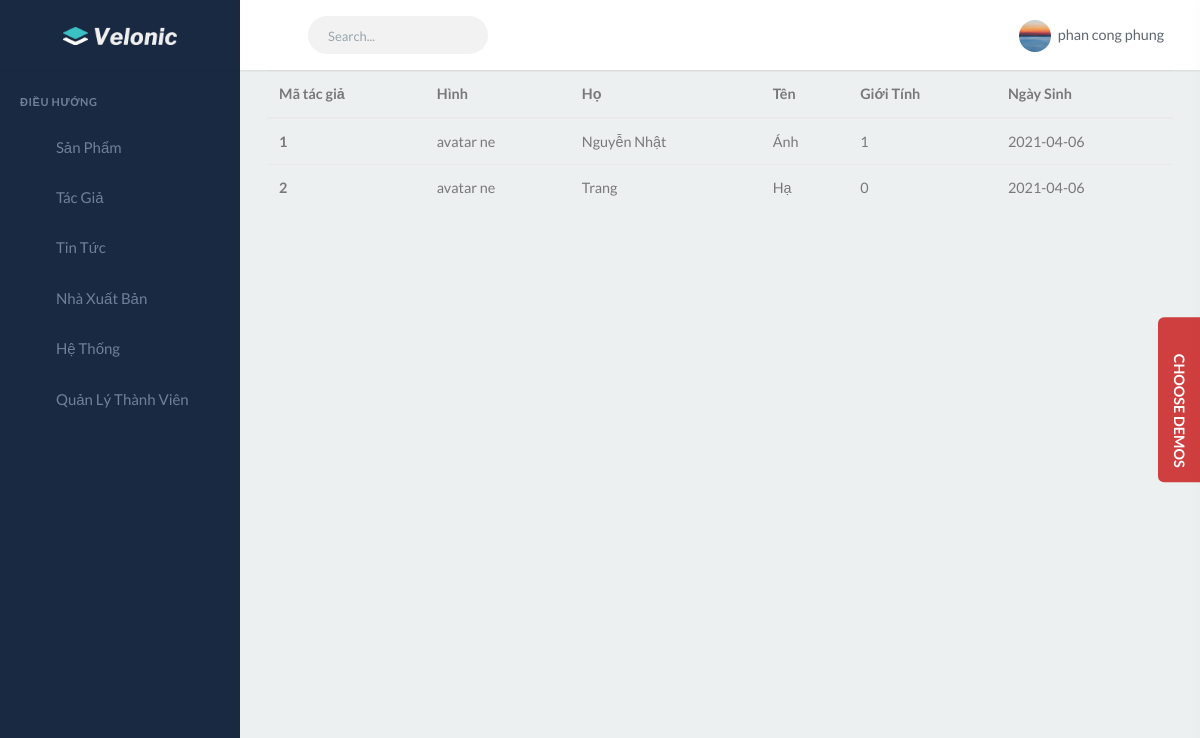
Screenshot of /?action=admin-author (signed in) with the database file from the repository.
### tables this page shows
CREATE TABLE `author` (
  `id` int(9) NOT NULL,
  `avatar` varchar(255) NOT NULL,
  `firstName` varchar(255) NOT NULL,
  `lastName` varchar(255) NOT NULL,
  `gender` int(9) NOT NULL,
  `birthday` date NOT NULL,
  `created_at` datetime NOT NULL,
  `updated_at` datetime NOT NULL
);

### views/admin/AdminView.php (called while the page is built, shortened)
<?php
class AdminView
{
    public function author($authorItem)
    {
        require_once("templates/admin/author/index.php");
    }
}

### controllers/AdminController.php (called while the page is built, shortened)
<?php
class AdminController
{
    public function author()
    {
        $auhtorModel = new AuthorModel();
        $authorItem = $auhtorModel->getAllAuthor();
        require_once('views/admin/AdminView.php');
        $loginView = new AdminView();
        $loginView->author($authorItem);
    }
}

### models/AuthorModel.php (called while the page is built, shortened)
<?php
class AuthorModel{
    public function getAllAuthor(){
         $conn = mysqli_connect('localhost', 'root', '', 'qlbansach');
         mysqli_set_charset($conn,"utf8");
         $result = $conn->query("SELECT * FROM author");
         $authors = array();
         if ($result->num_rows > 0) {
             while ($author = mysqli_fetch_assoc($result)) {
                 $authors[] = $author;
             };
         }
         return $authors;
    }
}

### templates/admin/author/index.php (the view)
<?php include('templates/admin/layouts/header.php'); ?>
<div class="content-page">
    <div class="content">
        <div class="container-fluid">
            <table class="table">
                <thead>
                    <tr>
                        <th scope="col">Mã tác giả</th>
                        <th scope="col">Hình</th>
                        <th scope="col">Họ</th>
                        <th scope="col">Tên</th>
                        <th scope="col">Giới Tính</th>
                        <th scope="col">Ngày Sinh</th>
                    </tr>
                </thead>
                <tbody>
                    <?php foreach ($authorItem as $item) : ?>
                        <tr>
                            <th scope="row"><?= $item['id'] ?></th>
                            <td><?= $item['avatar'] ?></td>
                            <td><?= $item['firstName'] ?></td>
                            <td><?= $item['lastName'] ?></td>
                            <td><?= $item['gender'] ?></td>
                            <td><?= $item['birthday'] ?></td>
                        </tr>
                    <?php endforeach; ?>
                </tbody>
            </table>
        </div>
    </div>
</div>
<?php include('templates/admin/layouts/footer.php'); ?>

### index.php (shortened to what this page needs)
<?php
$action = isset($_GET['action']) ? $_GET['action'] : "";
require_once 'controllers/AdminController.php';
$homeController = new HomeController;
$adminController = new AdminController;
if ($action == 'home') {
    $homeController->index();
} else if ($action == 'blogs') {
    $homeController->blogs();
} else if ($action == 'products') {
    $homeController->products();
} else if ($action == 'contact') {
    $homeController->contact();
}
else if ($action == 'login') {
    $adminController->login();
} else if ($action == 'logout') {
    $adminController->logout();
} else if ($action == 'dashboard') {
    $adminController->index();
} else if ($action == 'admin-publisher') {
    $adminController->publisher();
} else if ($action == 'admin-add-publisher') {
    $adminController->addPublisher();
} else if ($action == 'admin-delete-publisher') {
    $adminController->deletePublisher();
} else if ($action == 'admin-edit-publisher') {
    $adminController->editPublisher();
} else if ($action == 'admin-author') {
    $adminController->author();
} else if ($action == 'userlist') {
    $adminController->userlist();
} else if ($action == 'user-delete') {
    $adminController->delete();
}

### templates/admin/layouts/header.php (shortened to what this page needs)
<!DOCTYPE html>
<html lang="en">
<head>
    <link href="templates/admin/assets\libs\sweetalert2\sweetalert2.min.css" rel="stylesheet" type="text/css">
    <link href="templates/admin/assets\css\bootstrap.min.css" rel="stylesheet" type="text/css"
        id="bootstrap-stylesheet">
    <link href="templates/admin/assets\css\icons.min.css" rel="stylesheet" type="text/css">
    <link href="templates/admin/assets\css\app.min.css" rel="stylesheet" type="text/css" id="app-stylesheet">
</head>
<body>
    <div id="wrapper">
        <div class="navbar-custom">
            <ul class="list-unstyled topnav-menu float-right mb-0">
                <li class="dropdown notification-list">
                    <a class="nav-link dropdown-toggle nav-user mr-0 waves-effect" data-toggle="dropdown" href="#"
                        role="button" aria-haspopup="false" aria-expanded="false">
                        <img src="templates/admin/images/Users/<?= $_SESSION['admin'][0]['avatar'] ?>" alt="user-image"
                            class="rounded-circle">
                        <span class="pro-user-name ml-1">
                            <?= $_SESSION['admin'][0]['firstName'] . " " . $_SESSION['admin'][0]['lastName'] ?> <i
                                class="mdi mdi-chevron-down"></i>
                        </span>
                    </a>
                </li>
            </ul>
            <div class="logo-box">
                <a href="index.html" class="logo text-center logo-light">
                    <span class="logo-lg">
                        <img src="templates/admin/assets\images\logo-light.png" alt="" height="18">
                    </span>
                </a>
            </div>
            <ul class="list-unstyled topnav-menu topnav-menu-left m-0">
                <li>
                    <button class="button-menu-mobile waves-effect">
                        <i class="mdi mdi-menu"></i>
                    </button>
                </li>
                <li class="d-none d-lg-block">
                    <form class="app-search">
                        <div class="app-search-box">
                            <div class="input-group">
                                <input type="text" class="form-control" placeholder="Search...">
                                <div class="input-group-append">
                                    <button class="btn" type="submit">
                                        <i class="fas fa-search"></i>
                                    </button>
                                </div>
                            </div>
                        </div>
                    </form>
                </li>
            </ul>
        </div>
        <div class="left-side-menu">
            <div class="slimscroll-menu">
                <div id="sidebar-menu">
                    <ul class="metismenu" id="side-menu">
                        <li class="menu-title">Điều Hướng</li>
                        <?php
                        if ($_SESSION['admin'][0]['id_role'] == 1) : ?>
                        <li>
                            <a href="javascript: void(0);" class="waves-effect">
                                <i class="ion-md-speedometer"></i>
                                <span> Sản Phẩm</span>
                            </a>
                        </li>
                        <li>
                            <a href="javascript: void(0);" class="waves-effect">
                                <i class="ion-md-mail"></i>
                                <span>Tác Giả</span>
                            </a>
                        </li>
                        <li>
                            <a href="javascript: void(0);" class="waves-effect">
                                <i class="ion-md-map"></i>
                                <span> Tin Tức</span>
                                <span class="menu-arrow"></span>
                            </a>
                        </li>
                        <li>
                            <a href="javascript: void(0);" class="waves-effect">
                                <i class="ion-md-mail"></i>
                                <span>Nhà Xuất Bản</span>
                            </a>
                        </li>
                        <li>
                            <a href="javascript: void(0);" class="waves-effect">
                                <i class="ion-md-mail"></i>
                                <span> Hệ Thống</span>
                            </a>
                        </li>
                        <li>
                            <a href="javascript: void(0);" class="waves-effect">
                                <i class="ion-md-mail"></i>
                                <span>Quản Lý Thành Viên</span>
                            </a>
                        </li>
                        <?php endif; ?>
                    </ul>
                </div>
            </div>
        </div>

### templates/admin/layouts/footer.php (shortened to what this page needs)
</div>
    <a href="javascript:void(0);" class="right-bar-toggle demos-show-btn">
        <i class="mdi mdi-settings-outline mdi-spin"></i> &nbsp;Choose Demos
    </a>
</body>
</html>

### rows the page displays
author: id "1", avatar "avatar ne", firstName "Nguyễn Nhật", lastName "Ánh", gender "1", birthday "2021-04-06"
author: id "2", avatar "avatar ne", firstName "Trang", lastName "Hạ", gender "0", birthday "2021-04-06"

### other values shown
$_SESSION['admin'][0]['firstName'] "phan"
$_SESSION['admin'][0]['lastName'] "cong phung"
